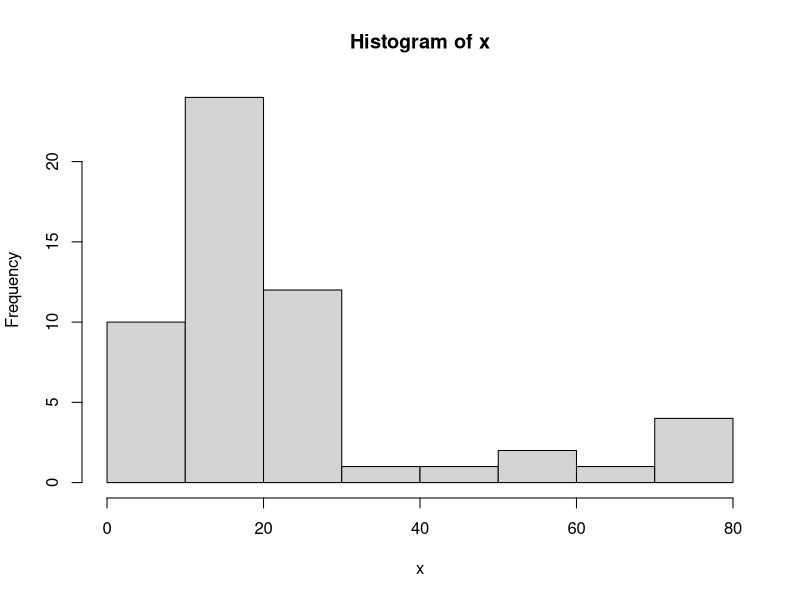
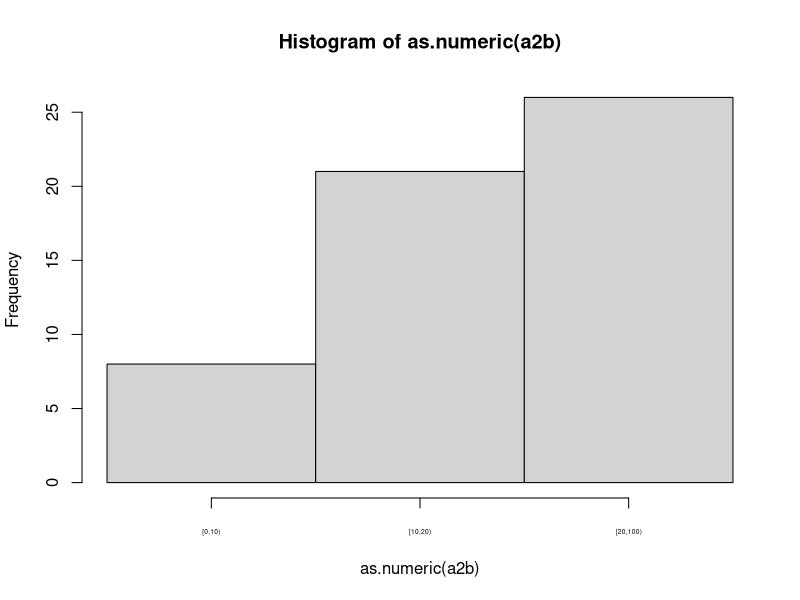
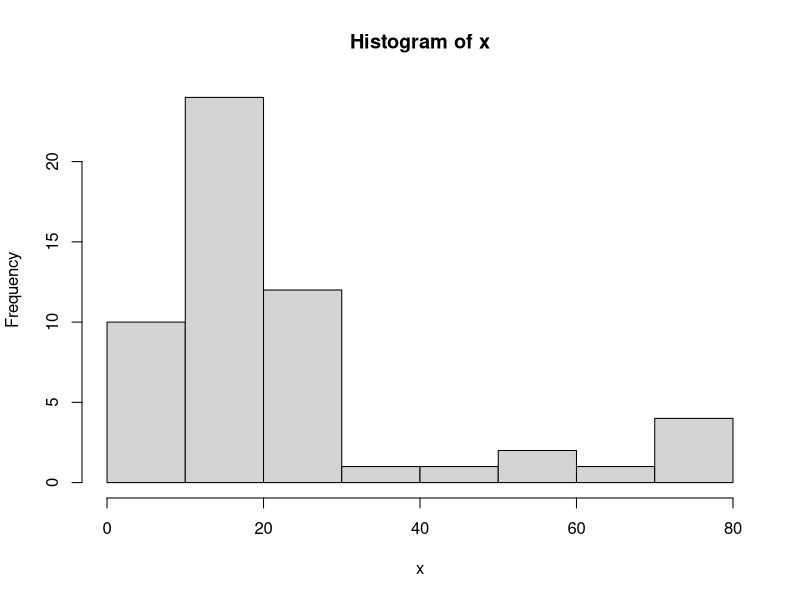
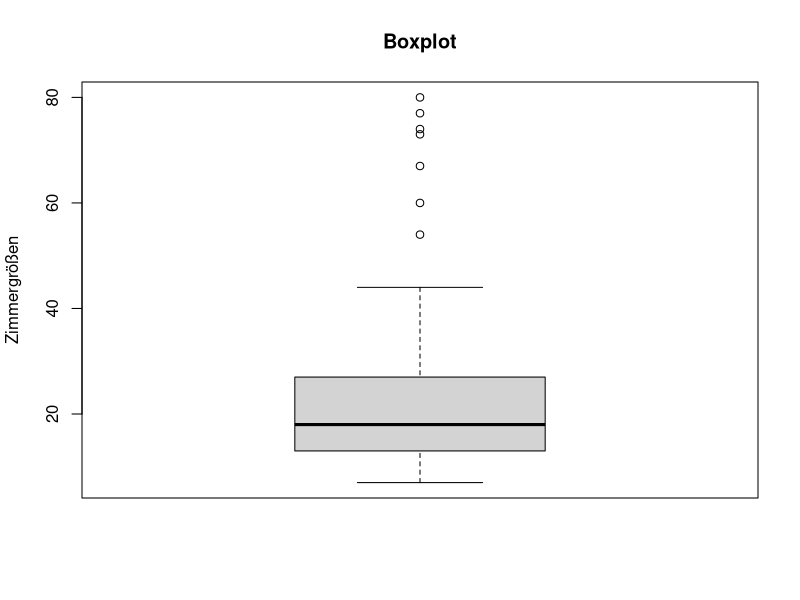

The R script that drew these images, in order:
################################################
#### Kapitel 2 Statistik und Data Science 1 ####
################################################

rm(list=ls())

# Illustrationsbspiel: Zimmergrößen
x <- c(22,12,8,20,35,20,18,60,15,20,18 ,13,20,74, 15, 24,
       18,18,16,22,13,19, 80, 27,14,15, 15,30, 9, 67, 
       24,20, 10, 15, 77, 12, 10, 9, 27, 18, 9, 9, 13, 25, 8,
       28, 11, 29, 54, 28, 8, 22, 7, 73, 
       44 )# aus pad
# Variante 1: Alle Auspr?gungsm?glichkeiten
(a1a <- unique(x))
(a1b <- sort(a1a))
# Variante 2: cut Befehl
(a2a <- cut(x,c(0,10,20,100),include.lowest=TRUE))
(a2b <- cut(x,c(0,10,20,100),right=FALSE))
(a2c <- cut(x,c(0,exp(1),2*pi,Inf),right=FALSE,include.lowest=TRUE))
(a2d <- cut(x,c(0,exp(1),2*pi,Inf),right=FALSE,include.lowest=TRUE,
           labels=c("<Euler","Euler->2Pi",">2Pi")))
# Variante 3: Grundmengen
G <- 1:100 # Grundmenge
P <- c(2, 3, 5, 7, 11, 13, 17, 19, 23, 29, 31, 37, 41, 43, 47, 53, 59, 61, 67, 71, 73, 79, 83, 89, 97) # Primzahlen
Pc<- setdiff(G,P) # Komplement
is.element(x,P)
(a3 <- factor(ifelse(is.element(x,P),"P","Pc"),
       levels=c("P","Pc"),
       labels = c("Prime","no Prime")))

############################
# Häufigkeitsverteilungen #
############################

## Häufigkeitstabellen - mit Variante 2b
table(a2b) # absolute Häufigkeit
table(a2b)/sum(table(a2b)) # relative Häufigkeit

## Säulendiagramm
hist(x,freq=TRUE)
hist(as.numeric(a2b),breaks=seq(min(as.numeric(a2b))-0.5,max(as.numeric(a2b))+0.5,by=1),xaxt="n")
axis(1,1:max(as.numeric(a2b)),levels(a2b),cex.axis=0.4)

## Histogramm
pdf("MeinErsteHistogramm.pdf")
h <- hist(x,breaks=c(0,10,20,100),right=FALSE,
     main="Ein Histogramm von Wohnraum",
     xlab="Wohnraum in qm",ylab="Dichte")
dev.off()
str(h)
h$density
h$counts

hist(x)

#############
# Lagemaße #
#############

## Mittelwert
x <- c(x,NA) # NA ergänzen
mean(x, na.rm = TRUE)

## Modus
x <- na.omit(x) # NA wieder rausnehmen
which(table(x)==max(table(x)))

## Median
quantile(x,0.5)

#################
# Streuungsmaße #
#################

#Varianz und Standardabweichung
var(x)
sd(x)

#Interquartilsabstand
quantile(x,0.75)-quantile(x,0.25) # 


#################
# Boxplot #
#################
boxplot(x, range=1.5,main="Boxplot", ylab="Zimmergrößen", horizontal=FALSE)
